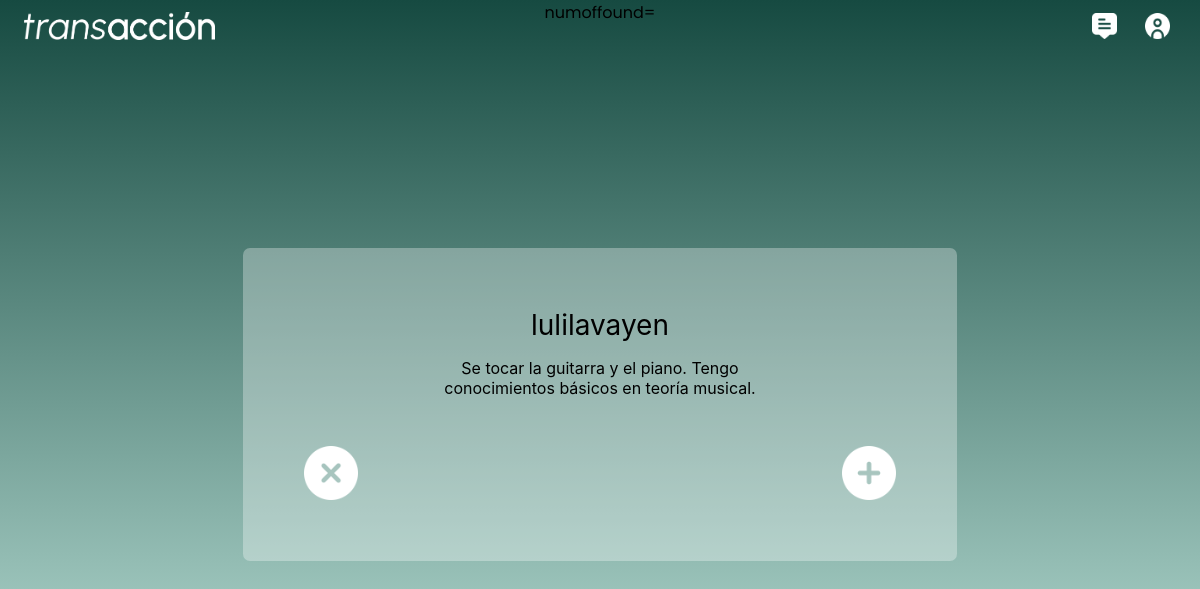
/main_win.php (signed in), run on the app's committed database.
### tables this page shows
CREATE TABLE `users` (
  `id` int(6) NOT NULL,
  `username` varchar(50) NOT NULL,
  `password` varchar(255) NOT NULL,
  `email` varchar(100) NOT NULL,
  `to_date` datetime NOT NULL,
  `habilidades` text NOT NULL
);

### main_win.php (the view, shortened to what this page needs)
<?php
    require_once 'source/db_connect.php';
$id = $_SESSION['id'];
$con = mysqli_connect("127.0.0.1", "root", "", "transaccion");
$sql="SELECT * FROM users WHERE id='$id'";
$query=mysqli_query($con, $sql);
$row=mysqli_fetch_array($query);
if($_POST['num'])
{
	if(isset($_POST['match-true']))
	{
		$answer=1;
	}
	if(isset($_POST['match-false']))
	{
		$answer=0;
	}
	$i=$_POST['num'];
	if($i<$id)
	{
		$id_a=$i;
		$id_b=$id;
		$mine='b';
	}
	else
	{
		$id_a=$id;
		$id_b=$i;
		$mine='a';
	}
	$sql="SELECT * FROM coincidencia WHERE ID_A='$id_a' AND ID_B='$id_b'";
	$result=mysqli_query($con,$sql);
	$row=mysqli_fetch_array($result);
	if ($row!=TRUE)
	{
		if($mine=='a')
		{
			$matcha=$answer;
			$matchb=0;
		}
		else
		{
			$matcha=0;
			$matchb=$answer;
		}
		try {
		  $SQLInsert = "INSERT INTO coincidencia (ID_A, ID_B)
		               VALUES (:id_a, :id_b)";
		  $statement = $conn->prepare($SQLInsert);
		  $statement->execute(array(':id_a' => $id_a, ':id_b' => $id_b));
		}
		catch (PDOException $e) {
		  echo "Error: " . $e->getMessage();
		}
	}
	if($answer==1)
	{
		if($mine=='a')
		{
			$sql="UPDATE coincidencia SET MATCHA='$answer' WHERE ID_A='$id_a' AND ID_B='$id_b'";
		}
		if($mine=='b')
		{
			$sql="UPDATE coincidencia SET MATCHB='$answer' WHERE ID_A='$id_a' AND ID_B='$id_b'";
		}
		$query=mysqli_query($con,$sql);
	}
	$i=$i+1;
}
else
{
	$i=1;
}
$sql="SELECT * FROM users ORDER BY id ASC";
$numOfFound=$_POST['numOfFound'];
if ($result=mysqli_query($con,$sql))
{
	$numUsers=mysqli_num_rows($result);
	if ($numOfFound<$numUsers-1)
	{
		$found=FALSE;
		while($found==FALSE)
		{
			$sql="SELECT * FROM users WHERE id='$i'";
			$result=mysqli_query($con,$sql);
			$row=mysqli_fetch_array($result);
			if ($row==TRUE and $i!=$id)
			{
				$found=TRUE; $numOfFound=$numOfFound+1;
			}
			else
			{
				$i=$i+1;
			}
		}
	}
	else
	{
		header('location: index.html');
	}
}
?>
<!DOCTYPE html>
<html>
<head>
	<link rel="stylesheet" type="text/css" href="css/estilo.css">
</head>
<body>
	<header id="main_header">
		<img src="imgs/logo (2).png" id="logo" onclick="window.open('index.html', '_self')">
		<div id="group_of_buttons">
			<button class="bttn_header" onclick="window.open('messages.php', '_self')">
				<img src="imgs/icon1.png" class="icon_header">
			</button>
			<button class="bttn_header" onclick="window.open('actualizar.php', '_self')">
				<img src="imgs/icon2.png" class="icon_header">
			</button>
		</div>
	</header>
	<section id="home">
		<form action="main_win.php" method="POST" id="perfil" style="display: flex;">
			<div id="perfil_datos">
				<p id="perfil_nombre"><?php echo $row['username'] ?></p>
				<p id="perfil_habilidades"><?php echo $row['habilidades'] ?></p>
			</div>
			<div id="perfil_bttns">
				<button class="bttn_perfil" onclick="document.getElementById('btn1').click()">
					<img src="imgs/quitar.png" class="icon_perfil">
				</button>
				<button class="bttn_perfil" onclick="document.getElementById('btn2').click()">
					<img src="imgs/agregar.png" class="icon_perfil">
				</button>
			</div>
		</form>
	</section>
</body>
</html>

### css/estilo.css (style rules this page uses)
body { background: linear-gradient(#164A41, #9dc8); margin: 0; padding: 0; display: flex; justify-content: flex-start; align-items: center; height: 100vh; flex-direction: column; font-family: 'Poppins', arial; }
header { z-index: 100; width: 100vw; height: 6.5vh; display: flex; border-bottom: transparent solid 0px; align-items: center; position: fixed; background: transparent; justify-content: space-between; }
section { width: 70%; margin-top: 7vh; }
#group_of_buttons { height: 52%; background: transparent; display: flex; margin-right: 3vh; }
.bttn_header { height: 100%; margin-left: 2vh; aspect-ratio: 1/1; background: transparent; border: 0px transparent solid; }
.icon_header { height: 100%; background: transparent; }
#logo { height: 52%; margin-left: 3vh; }
#home { height: 100vh; width: 100vw; margin:0; display: flex; align-items: center; justify-content: center; }
#perfil { display: flex; justify-content: space-between; max-width: 80%; flex-direction: column; padding: 5%; min-width: 40%; min-height: 25%; max-height: 65%; background: #ffffff4f; -moz-border-radius: 7px;-webkit-border-radius: 7px; text-align: center; font-family: "Inter", arial; animation: shake 1s; }
#perfil_datos { display: flex; flex-direction: column; align-items: center; }
.bttn_perfil { background: transparent; max-height: 7vh; aspect-ratio: 1/1 !important; border: 0px transparent solid; display: flex; justify-content: center; align-items: center; }
#perfil_habilidades { width: 60%; }
#perfil_bttns { display: flex; justify-content: space-between; align-items: center; }
.icon_perfil { height: 100%; }
#perfil_nombre { font-size: 3.5vh; margin: 0; }
@media only screen and (min-width: 768px) { button { cursor: pointer; } }

### data on the page
users: username "lulilavayen", habilidades "Se tocar la guitarra y el piano. Tengo conocimientos básicos en teoría musical."
